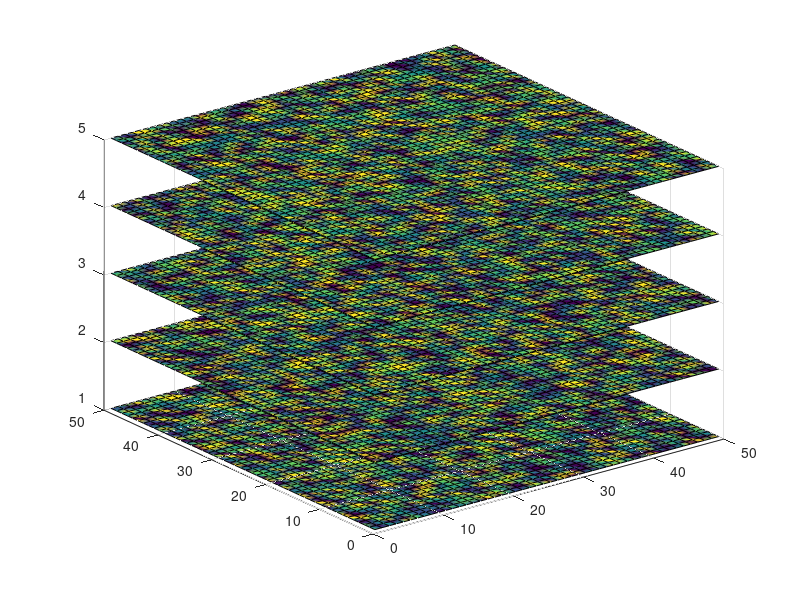

Here is the MATLAB script that generated this plot: (Note: this script raises an error after producing the figure.)

final=randi(5,50,50,5);
X=linspace(1,50,50);
Z=1:5;
[x y z]=meshgrid(X,X,Z);
xslice=[];
yslice=[];
zslice=Z;

figure;
h=slice(x,y,z,final,xslice,yslice,zslice);
set(h,'FaceColor','interp');
set(h,'FaceAlpha','0.5');
set(h,'EdgeColor','none');
%set(h,'DiffuseStrength',0.8);
colormap('copper');
colorbar('vert');
view([-68 12])